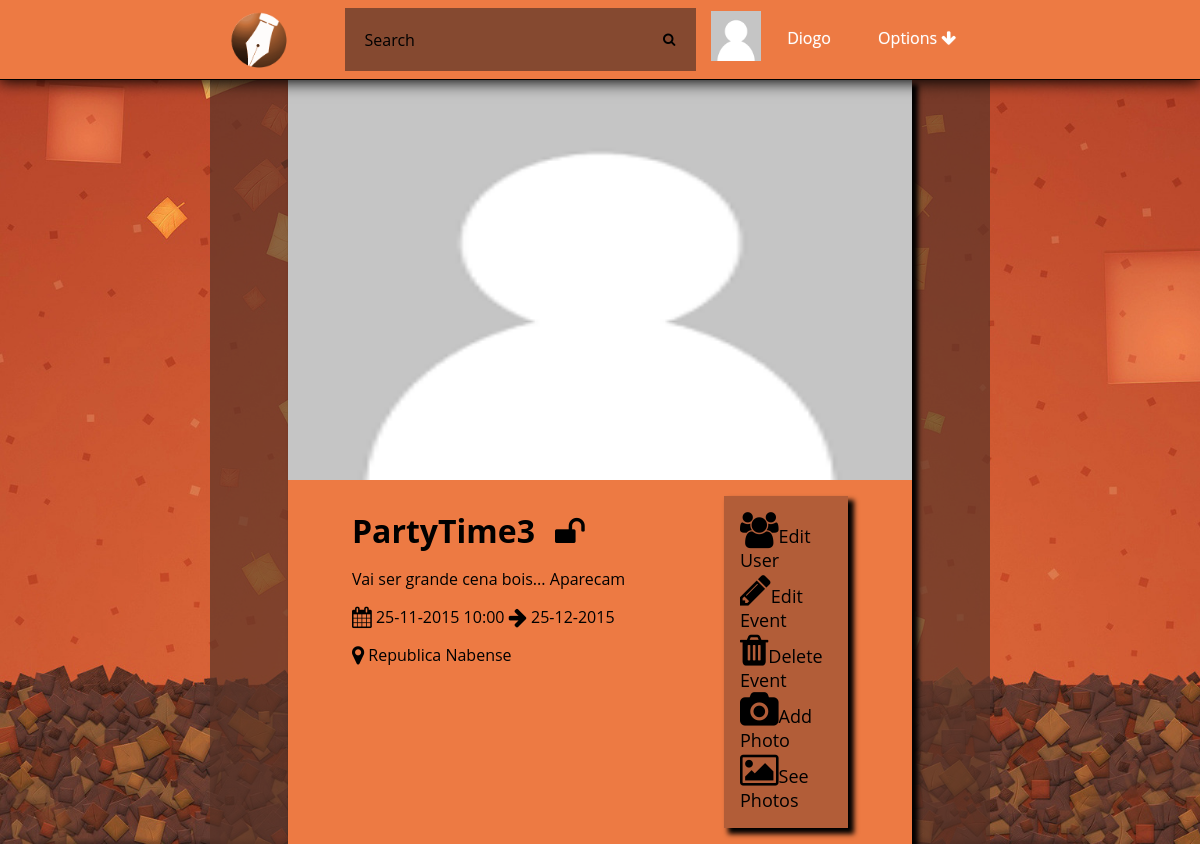
The app's page /event.php?id=3 (signed in) with its own data.
### tables this page shows
CREATE TABLE Photo(
	idPhoto INTEGER PRIMARY KEY,
	path TEXT,
	uploadDate DATE
);

CREATE TABLE User(
	idUser INTEGER PRIMARY KEY,
	loginId TEXT NOT NULL,
	password TEXT NOT NULL,
	email TEXT NOT NULL,
	name TEXT,
	birthday DATE,
	idPhoto REFERENCES Photo(idPhoto)	
);

CREATE TABLE Event(
	idEvent INTEGER PRIMARY KEY,
	nameEvent TEXT NOT NULL,
	creationDate DATE NOT NULL,
	endDate DATE NOT NULL,
	local TEXT NOT NULL,
	public BOOLEAN,
	type TEXT,
	description TEXT,
	hour TEXT,
	idPhoto INTEGER REFERENCES Photo(idPhoto),
	idOwner INTEGER REFERENCES User(idUser)
);

### databaseConnection.php (called while the page is built, shortened)
<?php
function getEvent($id){
    $pathDatabase='sqlite:'.__DIR__.'/event.db';
    $db = new PDO($pathDatabase);
    $stmt=$db->prepare("SELECT Event.*,Photo.path FROM Event,Photo WHERE Event.idEvent=:id AND Event.idPhoto=Photo.idPhoto");
    $stmt->bindParam(':id',$id,PDO::PARAM_INT);
    $stmt->execute();
    $result = $stmt->fetchAll();
    return $result[0];
}
function getUser($userId){
    $pathDatabase='sqlite:'.__DIR__.'/event.db';
    $db = new PDO($pathDatabase);
    $stmt=$db->prepare("SELECT * FROM User WHERE User.idUser=:userid");
    $stmt->bindParam(':userid',$userId,PDO::PARAM_INT);
    $stmt->execute();
    $result = $stmt->fetchAll();
     if($result>0){
        return $result[0];
    }else return false;
}
function getUserImagePath($userId){
    $pathDatabase='sqlite:'.__DIR__.'/event.db';
    $db = new PDO($pathDatabase);
    $stmt=$db->prepare("SELECT Photo.path FROM Photo,User WHERE Photo.idPhoto=User.idPhoto AND User.idUser=:userid");
    $stmt->bindParam(':userid',$userId,PDO::PARAM_INT);
    $stmt->execute();
    $result = $stmt->fetchAll();
     if($result>0){
        return $result[0][0];
    }else return false;
}
?>

### utils.php (the view, shortened to what this page needs)
<?php
function getEventPageCard($event){
    ?>
    <div class="cardEventPage" id="event<?php echo $event['idEvent']?>">
    <div class="imgContainerPage">
    <img src="<?php echo $event["path"]?>" />
    </div>
    <div class="eventInfo">
    <div class="eventInfoContent">
    <div class="name">
    <h1><?php echo $event['nameEvent']?></h1> <?php if($event["public"]){echo "<i class=\"fa fa-unlock fa-2x\"></i>";}else{echo "<i class=\"fa fa-lock fa-2x\"></i>";}?>
    </div>
    <div>
    <p>
    <?php echo $event['description'] ?>
    </p>
    <p>
    <i class="fa fa-calendar fa-lg"></i> <?php echo $event['creationDate']." ".$event["hour"]."  <i class=\"fa fa-arrow-right fa-lg\"></i>  ".$event['endDate'] ?>
    </p>
    <p>
    <i class="fa fa-map-marker fa-lg"></i> <?php echo $event['local'];?>
    </p>
    </div>
    </div>
<?php } ?>
<?php
function addPhotoModal($event){
    ?>
    </div>
<?php } ?>

### header.php (shortened to what this page needs)
<?php
	include_once 'databaseConnection.php';
?>
<!DOCTYPE html>
<html>
<head>
    <link rel="stylesheet" href="http://cdnjs.cloudflare.com/ajax/libs/font-awesome/4.4.0/css/font-awesome.min.css">
    <link rel="stylesheet" type="text/css" href="css/eventManager.css">
	<link rel="stylesheet" type="text/css" href="css/sweetalert.css">
</head>
<body>
	<div id="hmenu">
		<div id="containerNavBar">
			<ul class="nav">
				<a href="index.php"><img id="logo" src="static/website/logo.png"></img>
				</a>
				<li id="search">
					<form action="eventSearchPage.php" method="get">
						<input type="text" name="search_text" id="search_text" placeholder="Search" />
						<button type="submit" id="search_button"><i class="fa fa-search"></i></button>
					</form>
				</li>
				<li id="options">
					<a href="#">Options  <i class="fa fa-arrow-down"></i></a>
				</li>
				<li id="profile">
					<div class="profileButton">
						<div class ="profileButtonImage">
							<img src= <?php echo getUserImagePath($_SESSION['userId']); ?> style="width:50px;height:50px;">
						</div>
						<div class="profileButtonText">
							<a href="profile.php"> <?php echo getUser($_SESSION['userId'])['name'] ?> </a>
						</div>
					</div>
				</li>
			</ul>
		</div>
	</div>
	<div class="wrapper">

### css/eventManager.css (style rules this page uses)
html { background-image: url('\../static/website/background.jpg'); background-attachment: fixed; background-position:center center; background-size:cover; display: block; box-sizing: border-box; height: 100%; }
body { width: 65%; margin:0 auto; background-color: rgba(88, 52, 40, 0.69); background-size: contain; background-attachment: fixed; box-sizing: border-box; display: block; min-height: 100%; }
div#hmenu { margin: auto auto; height: 5em; background: #ED7A43; width: 100%; text-align: center; position: fixed; top:0; left:0; border-bottom:1px solid; box-shadow: 0 1px 15px 1px; box-sizing: border-box; }
img#logo { height: 80%;width: auto;float: left;margin-left: 1em;border-radius: 50%;margin-right: 1em; }
div#containerNavBar { display: inline-block; width: 65%; height: 100%; margin: auto; box-sizing: border-box; }
.nav { height: 100%; width: 100%; display: inline-block; margin: 0.5em auto; padding: 0; }
.nav li { float: left; list-style-type: none; position: relative; margin: auto 1%; display: inline-block; }
.nav li a { font-size: 16px; color: white; display: block; line-height: 60px; padding: 0 26px; text-decoration: none; font-family: 'Open Sans', sans-serif; text-shadow: 0 0 1px rgba(255, 255, 255, 0.5); }
li#search { width: 45%; height: 80%; margin-left: 5%; }
#search_text { width: 85%; padding: 10px 0 10px 20px; font-size: 16px; font-family: 'Open Sans', sans-serif; border: 0 none; height: 100%; margin-right: 0; color: white; outline: none; background: rgba(88, 52, 40, 0.69); float: left; box-sizing: border-box; transition: all 0.15s; }
#search_button { border: 0 none; background: rgba(88, 52, 40, 0.69) center no-repeat; width: 15%; float: left; padding: 0; text-align: center; height: 100%; cursor: pointer; }
li#profile { width: 15%; }
li#options { float:right; padding: 0; }
#search form { width: 100%; height: 100%; margin: 0 auto; display: inline-block; }
.imgContainerPage { width: 100%; height: 25em; }
.cardEventPage { margin: 0 auto;box-shadow: 5px 5px 5px 1px;font-family: 'Open Sans', sans-serif; }
.imgContainerPage img { width: 100%; height: 100%; }
.eventInfo { background: #ED7A43; margin: 0 auto; padding: 1em 4em 1em 4em; display: table; width: 100%; box-sizing: border-box; }
.eventInfoContent .name h1 { margin: 0 0.5em 0 0; display: inline-block; }
.eventInfoContent { display: table-cell; }
.cardEventPage .name { display: block; width: auto; margin: 0; }
.profileButton { width: 100%; display: table; }
.profileButtonImage { height: 100%; display: table-cell; margin: 0 auto; width: 30%; vertical-align: middle; }
.profileButtonText { width: 50%; display: table-cell; box-sizing: border-box; margin: 0 auto; }
.name i { display: inline-block; }
.wrapper { width: 80%; margin: 0 auto; padding-top: 5em; }

### records on screen
photo: path (placeholder picture)
user: name "Diogo"
event: idPhoto.path (placeholder picture), nameEvent "PartyTime3", description "Vai ser grande cena bois... Aparecam", creationDate "25-11-2015", hour "10:00", endDate "25-12-2015", local "Republica Nabense"
